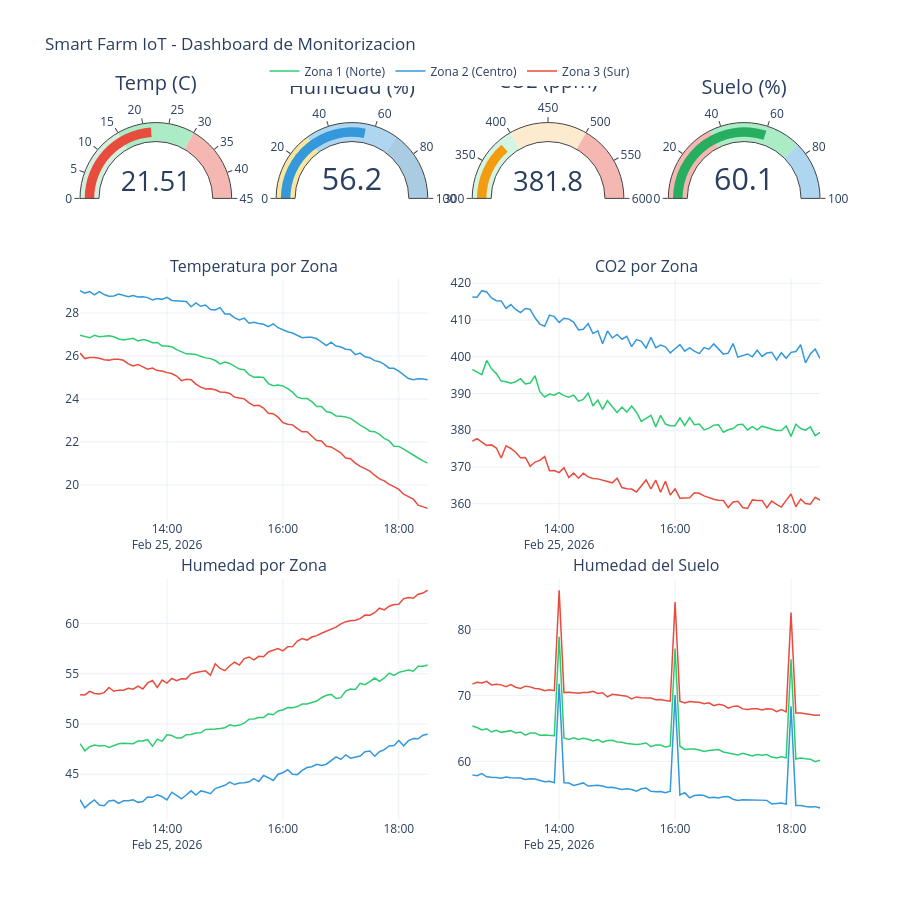

Write notebook code for a chart like this one.
### Markdown cell above
---
## Dashboard Combinado

Vista consolidada con indicadores clave y todas las metricas.

### Code cell
# Calcular metricas actuales (ultimo minuto)
last_minute = df_temp_hum["timestamp"].max() - timedelta(minutes=1)
recent = df_temp_hum[df_temp_hum["timestamp"] >= last_minute]

avg_temp = recent["temperature"].mean()
avg_hum = recent["humidity"].mean()
avg_co2 = df_co2[df_co2["timestamp"] >= last_minute]["co2Level"].mean() if len(df_co2) > 0 else 0
avg_soil = df_soil[df_soil["timestamp"] >= last_minute]["soilMoisture"].mean() if len(df_soil) > 0 else 0

fig_dashboard = make_subplots(
    rows=3, cols=4,
    specs=[
        [{"type": "indicator"}, {"type": "indicator"}, {"type": "indicator"}, {"type": "indicator"}],
        [{"type": "scatter", "colspan": 2}, None, {"type": "scatter", "colspan": 2}, None],
        [{"type": "scatter", "colspan": 2}, None, {"type": "scatter", "colspan": 2}, None],
    ],
    subplot_titles=("", "", "", "", "Temperatura por Zona", "CO2 por Zona", "Humedad por Zona", "Humedad del Suelo"),
    row_heights=[0.2, 0.4, 0.4],
    vertical_spacing=0.08,
    horizontal_spacing=0.06,
)

# Indicadores KPI
fig_dashboard.add_trace(go.Indicator(
    mode="gauge+number",
    value=avg_temp,
    title={"text": "Temp (C)"},
    gauge={"axis": {"range": [0, 45]},
           "bar": {"color": "#e74c3c"},
           "steps": [{"range": [0, 15], "color": "#d4efdf"},
                     {"range": [15, 30], "color": "#abebc6"},
                     {"range": [30, 45], "color": "#f5b7b1"}]},
), row=1, col=1)

fig_dashboard.add_trace(go.Indicator(
    mode="gauge+number",
    value=avg_hum,
    title={"text": "Humedad (%)"},
    gauge={"axis": {"range": [0, 100]},
           "bar": {"color": "#3498db"},
           "steps": [{"range": [0, 30], "color": "#f9e79f"},
                     {"range": [30, 70], "color": "#aed6f1"},
                     {"range": [70, 100], "color": "#a9cce3"}]},
), row=1, col=2)

fig_dashboard.add_trace(go.Indicator(
    mode="gauge+number",
    value=avg_co2,
    title={"text": "CO2 (ppm)"},
    gauge={"axis": {"range": [300, 600]},
           "bar": {"color": "#f39c12"},
           "steps": [{"range": [300, 400], "color": "#d5f5e3"},
                     {"range": [400, 500], "color": "#fdebd0"},
                     {"range": [500, 600], "color": "#f5b7b1"}]},
), row=1, col=3)

fig_dashboard.add_trace(go.Indicator(
    mode="gauge+number",
    value=avg_soil,
    title={"text": "Suelo (%)"},
    gauge={"axis": {"range": [0, 100]},
           "bar": {"color": "#27ae60"},
           "steps": [{"range": [0, 35], "color": "#f5b7b1"},
                     {"range": [35, 75], "color": "#abebc6"},
                     {"range": [75, 100], "color": "#aed6f1"}]},
), row=1, col=4)

# Series temporales resampleadas a 5 min para el dashboard
for zone_id in sorted(df_temp_hum["zoneId"].unique()):
    color = ZONE_COLORS.get(zone_id, "#95a5a6")
    name = ZONE_NAMES.get(zone_id, zone_id)
    zd = df_temp_hum[df_temp_hum["zoneId"] == zone_id].set_index("timestamp").resample("5min")

    temp_5m = zd["temperature"].mean().reset_index()
    hum_5m = zd["humidity"].mean().reset_index()

    fig_dashboard.add_trace(go.Scatter(
        x=temp_5m["timestamp"], y=temp_5m["temperature"],
        mode="lines", name=name, line=dict(color=color, width=1.5),
        legendgroup=zone_id, showlegend=True,
    ), row=2, col=1)

    fig_dashboard.add_trace(go.Scatter(
        x=hum_5m["timestamp"], y=hum_5m["humidity"],
        mode="lines", name=name, line=dict(color=color, width=1.5),
        legendgroup=zone_id, showlegend=False,
    ), row=3, col=1)

    # CO2 por zona
    sensors = [s for s, z in SENSOR_ZONE_MAP.items() if z == zone_id]
    co2_zone = df_co2[df_co2["sensorId"].isin(sensors)].set_index("timestamp").resample("5min")["co2Level"].mean().reset_index()
    fig_dashboard.add_trace(go.Scatter(
        x=co2_zone["timestamp"], y=co2_zone["co2Level"],
        mode="lines", name=name, line=dict(color=color, width=1.5),
        legendgroup=zone_id, showlegend=False,
    ), row=2, col=3)

    # Soil por zona
    soil_zone = df_soil[df_soil["sensorId"].isin(sensors)].set_index("timestamp").resample("5min")["soilMoisture"].mean().reset_index()
    fig_dashboard.add_trace(go.Scatter(
        x=soil_zone["timestamp"], y=soil_zone["soilMoisture"],
        mode="lines", name=name, line=dict(color=color, width=1.5),
        legendgroup=zone_id, showlegend=False,
    ), row=3, col=3)

fig_dashboard.update_layout(
    title="Smart Farm IoT - Dashboard de Monitorizacion",
    template="plotly_white",
    height=900,
    legend=dict(orientation="h", yanchor="bottom", y=1.02, xanchor="center", x=0.5),
)
fig_dashboard.show()
